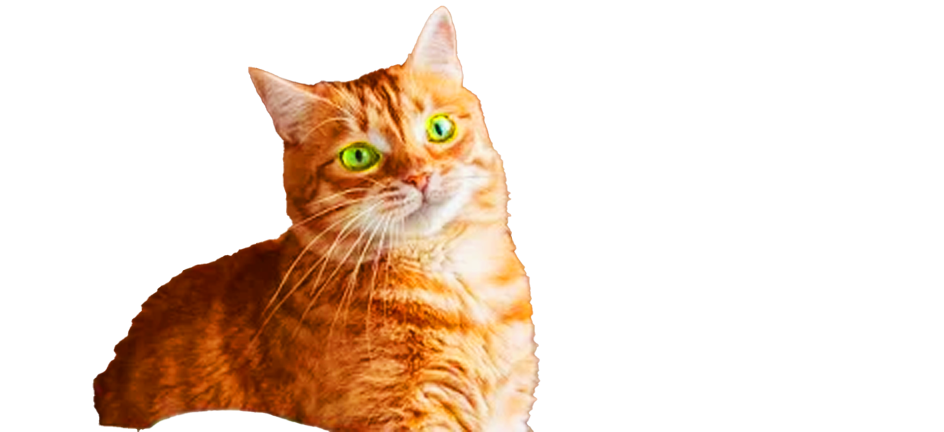
#> input picture projects/cat-pfp/work/hero-graded.png, 1888 x 864 px (shown at 1/2 size)
$ python build_scene.py .
#> lines starting #> are read from the running program, lines starting #| are printed output that depends on the picture; after the words box and inside, x2 and y2 are one past the last pixel; in counts of white or black regions, pixels touching at a corner belong together
"""Builds the vector night scene (SVG) that Illustrator opens, and crops the hero cutout to its bounds.

Usage: python build_scene.py <work_dir>
Outputs: <work_dir>/scene.svg, <work_dir>/hero-crop.png
"""
import math
import random
import sys
from pathlib import Path

from PIL import Image, ImageChops, ImageDraw

W = H = 2000
MOON = (1050, 790, 590)
CYAN = "#5ff5e6"
PALE = "#c9fff6"
HERO_X, HERO_Y, HERO_W = 30, 440, 1572  # cat placement on the 2000 pt artboard
EYES = {"eyeL": (720, 313, 46, 33), "eyeR": (883, 255, 34, 31)}  # cx, cy, rx, ry in cutout px


def crop_hero(work: Path) -> tuple[int, int]:
    im = Image.open(work / "hero-graded.png").convert("RGBA")
#> im is the input picture: PIL image 1888x864 RGBA; mean R, G, B, A 215.9, 183.1, 161.2, 69.3
    box = im.getchannel("A").getbbox()
#> box = (184, 10, 1082, 864)
    out = im.crop(box)
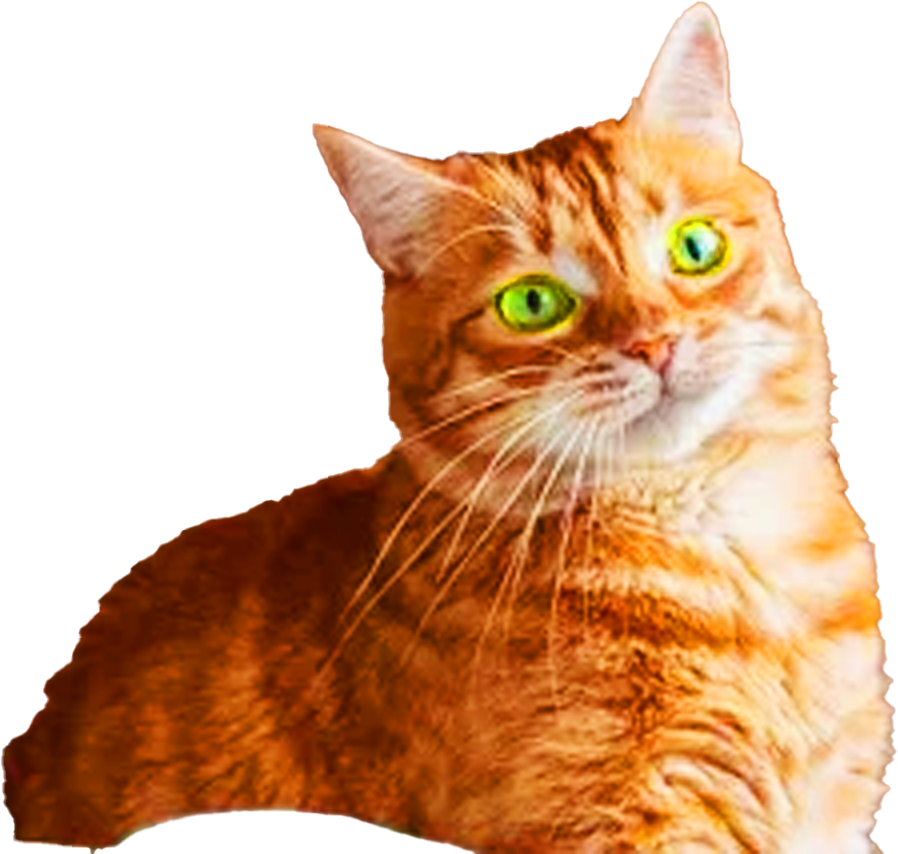
#> out: PIL image 898x854 RGBA; mean R, G, B, A 171.9, 102.1, 55.5, 147.4; transparent parts drawn white
    out.save(work / "hero-crop.png")
    s = HERO_W / out.size[0]
#> s = 1.75
    print(f"cat: x={HERO_X} y={HERO_Y} width={HERO_W}")
    for name, (cx, cy, rx, ry) in EYES.items():
        x0, y0, x1, y1 = cx - rx, cy - ry, cx + rx, cy + ry
        eye = im.crop((x0, y0, x1, y1))
        mask = Image.new("L", (eye.width * 4, eye.height * 4), 0)
        ImageDraw.Draw(mask).ellipse((0, 0, mask.width - 1, mask.height - 1), fill=255)
        eye.putalpha(ImageChops.multiply(eye.getchannel("A"), mask.resize(eye.size, Image.LANCZOS)))
        eye = eye.resize((eye.width * 3, eye.height * 3), Image.LANCZOS)
        eye.save(work / f"{name}.png")
        print(f"{name}: x={HERO_X + (x0 - box[0]) * s:.1f} y={HERO_Y + (y0 - box[1]) * s:.1f} width={(x1 - x0) * s:.1f}")
#> this loop made 2 passes
#| eyeL: x=887.8 y=912.7 width=161.1
#| eyeR: x=1194.1 y=814.6 width=119.0
#> pass 1, in crop_hero, `eye = im.crop((x0, y0, x1, y1))`:
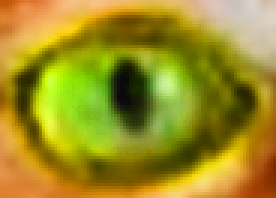
#> eye: PIL image 92x66 RGBA (shown 3 times larger); mean R, G, B, A 157.9, 143.3, 33.8, 255
#> pass 1, in crop_hero, `eye = eye.resize((eye.width * 3, eye.height * 3), Image.LANCZOS)`:
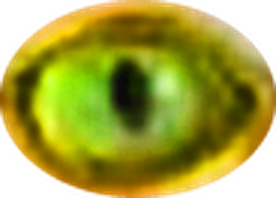
#> eye: PIL image 276x198 RGBA; mean R, G, B, A 124.7, 120.4, 20.5, 200.2; transparent parts drawn white
#> pass 2, in crop_hero, `eye = im.crop((x0, y0, x1, y1))`:
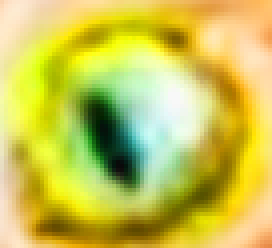
#> eye: PIL image 68x62 RGBA (shown 4 times larger); mean R, G, B, A 202.6, 196.7, 82.1, 255
#> after the loop:
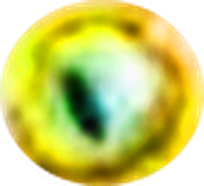
#> eye: PIL image 204x186 RGBA; mean R, G, B, A 165.6, 166.1, 61.5, 200.1; transparent parts drawn white
#> after the loop:
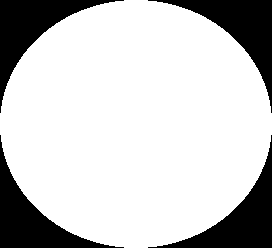
#> mask: PIL image 272x248 L; 78.5% white; 4 black regions, box (x1, y1, x2, y2) and area: (0, 0, 124, 113) 3627, (148, 0, 272, 113) 3627, (0, 135, 124, 248) 3627, (148, 135, 272, 248) 3627
    return out.size


def sparkle(x: float, y: float, s: float) -> str:
    pts = []
    for i in range(8):
        r = s if i % 2 == 0 else s * 0.16
        a = math.pi / 4 * i - math.pi / 2
        pts.append(f"{x + r * math.cos(a):.1f},{y + r * math.sin(a):.1f}")
    return f'<polygon points="{" ".join(pts)}" fill="{PALE}"/>'


def meteor(hx: float, hy: float, length: float, deg: float = -32) -> str:
    a = math.radians(deg)
    tx, ty = hx + length * math.cos(a), hy + length * math.sin(a)
    nx, ny = -math.sin(a) * 6, math.cos(a) * 6
    return (
        f'<polygon points="{hx + nx:.1f},{hy + ny:.1f} {hx - nx:.1f},{hy - ny:.1f} {tx:.1f},{ty:.1f}" '
        f'fill="{CYAN}" opacity="0.85"/><circle cx="{hx}" cy="{hy}" r="8" fill="#ffffff"/>'
    )


def blade(bx: float, by: float, h: float, lean: float, w: float, closed: bool = True) -> str:
    tx, ty = bx + lean, by - h
    cx, cy = bx + lean * 0.15, by - h * 0.6
    d = f"M {bx - w:.1f} {by:.1f} Q {cx - w * 0.4:.1f} {cy:.1f} {tx:.1f} {ty:.1f} Q {cx + w:.1f} {cy:.1f} {bx + w:.1f} {by:.1f}"
    return d + (" Z" if closed else "")


def build(work: Path) -> None:
    rnd = random.Random(20261120)
    mx, my, mr = MOON
    bg, fg, fx = [], [], []

    # ---- sky + stars
    bg.append(f'<rect id="Sky" x="0" y="0" width="{W}" height="{H}" fill="url(#sky)"/>')
    stars = []
    while len(stars) < 90:
        x, y = rnd.uniform(20, W - 20), rnd.uniform(20, 1180)
        if math.hypot(x - mx, y - my) < mr + 40:
            continue
        r = rnd.choice([2, 2.5, 3, 3, 4, 5])
        stars.append(f'<circle cx="{x:.0f}" cy="{y:.0f}" r="{r}" fill="{rnd.choice([PALE, "#ffffff", "#a9c8ff"])}" opacity="{rnd.choice([0.55, 0.75, 0.95])}"/>')
    bg.append('<g id="Stars">' + "".join(stars) + "</g>")
    spark = [(170, 150, 30), (640, 110, 22), (1240, 90, 26), (1900, 640, 24), (120, 930, 20), (330, 620, 16), (1820, 980, 18)]
    bg.append('<g id="Sparkles">' + "".join(sparkle(*s) for s in spark) + "</g>")
    bg.append('<g id="Meteors">' + meteor(1500, 215, 260) + meteor(1705, 330, 210) + meteor(1330, 120, 170) + "</g>")

    # ---- moon
    craters = [(-210, -250, 95), (190, -330, 60), (330, -90, 120), (-330, 60, 70), (60, -130, 45), (-80, 300, 110), (300, 260, 55)]
    moon = [f'<circle id="MoonDisc" cx="{mx}" cy="{my}" r="{mr}" fill="url(#moon)"/>']
    moon += [f'<circle cx="{mx + dx}" cy="{my + dy}" r="{r}" fill="#1f9fb4" opacity="0.16"/>' for dx, dy, r in craters]
    bg.append('<g id="Moon">' + "".join(moon) + "</g>")

    # ---- stylised clouds with glowing top edges
    clouds = [
        ("M -60 330 C 140 240 380 232 560 296 C 700 345 820 328 930 366 C 760 410 560 428 380 404 C 220 384 80 404 -60 440 Z",
         "M -60 330 C 140 240 380 232 560 296 C 700 345 820 328 930 366"),
        ("M 1250 500 C 1440 418 1700 404 2060 462 L 2060 570 C 1800 548 1520 578 1250 500 Z",
         "M 1250 500 C 1440 418 1700 404 2060 462"),
        ("M -60 1010 C 80 960 240 962 400 1004 C 300 1040 120 1052 -60 1076 Z",
         "M -60 1010 C 80 960 240 962 400 1004"),
    ]
    cl = []
    for body, edge in clouds:
        cl.append(f'<path d="{body}" fill="#2b2096" opacity="0.9"/>')
        cl.append(f'<path d="{edge}" fill="none" stroke="{CYAN}" stroke-width="6" stroke-linecap="round" opacity="0.9"/>')
    bg.append('<g id="Clouds">' + "".join(cl) + "</g>")

    # ---- mountains: far range with lit facets, near range with a neon ridge line
    far = "M 0 1380 L 140 1210 L 260 1300 L 420 1120 L 560 1260 L 720 1180 L 900 1330 L 1100 1240 L 1300 1330 L 1480 1160 L 1620 1270 L 1780 1090 L 2000 1280 L 2000 2000 L 0 2000 Z"
    facets = [
        "420,1120 560,1260 480,1330 440,1210", "140,1210 260,1300 190,1350 160,1270",
        "1780,1090 1620,1270 1710,1330 1765,1190", "1480,1160 1300,1330 1400,1360 1462,1250",
        "720,1180 900,1330 800,1350 735,1260",
    ]
    near_pts = "0 1560 L 180 1400 L 330 1500 L 520 1360 L 700 1520 L 900 1450 L 1100 1540 L 1320 1440 L 1500 1500 L 1680 1340 L 1840 1460 L 2000 1380"
    bg.append(
        '<g id="Mountains">'
        f'<path d="{far}" fill="#2c1d7c"/>'
        + "".join(f'<polygon points="{p}" fill="#4a36b4" opacity="0.9"/>' for p in facets)
        + f'<path d="M {near_pts} L 2000 2000 L 0 2000 Z" fill="#170f4a"/>'
        + f'<path d="M {near_pts}" fill="none" stroke="{CYAN}" stroke-width="4" stroke-linejoin="round" opacity="0.6"/>'
        + "</g>"
    )

    # ---- foreground: rocks, ground mound, grass (darkest layer, cyan rim)
    dark, rock = "#06051a", "#0c0a30"
    fg.append(f'<path d="M -20 1720 L 80 1570 L 225 1535 L 335 1640 L 410 1790 L -20 1830 Z" fill="{rock}"/>')
    fg.append('<polygon points="80,1570 225,1535 250,1640 130,1670" fill="#1b1668"/>')
    fg.append(f'<path d="M 80 1570 L 225 1535 L 335 1640" fill="none" stroke="{CYAN}" stroke-width="4" stroke-linejoin="round" opacity="0.75"/>')
    fg.append(f'<path d="M 2020 1650 L 1905 1485 L 1765 1470 L 1665 1600 L 1600 1810 L 2020 1840 Z" fill="{rock}"/>')
    fg.append('<polygon points="1905,1485 1765,1470 1740,1590 1860,1620" fill="#1b1668"/>')
    fg.append(f'<path d="M 1905 1485 L 1765 1470 L 1665 1600" fill="none" stroke="{CYAN}" stroke-width="4" stroke-linejoin="round" opacity="0.75"/>')
    blades, lit = [], []
    for cx0, base, n in [(470, 1800, 9), (640, 1850, 6), (1380, 1860, 6), (1540, 1820, 9), (160, 1700, 5), (1850, 1690, 5)]:
        for _ in range(n):
            args = (cx0 + rnd.uniform(-70, 70), base + 60, rnd.uniform(170, 310), rnd.uniform(-70, 70), rnd.uniform(9, 16))
            blades.append(blade(*args))
            if rnd.random() < 0.4:
                lit.append(blade(*args, closed=False))
    fg.append(f'<path id="Grass" d="{" ".join(blades)}" fill="{dark}"/>')
    fg.append(f'<path id="GrassRim" d="{" ".join(lit)}" fill="none" stroke="{CYAN}" stroke-width="2.5" opacity="0.5"/>')
    top = "M -20 1690 C 120 1650 260 1690 380 1740 C 560 1815 760 1850 1000 1855 C 1250 1860 1450 1835 1620 1770 C 1760 1715 1880 1650 2020 1632"
    fg.append(f'<path id="Ground" d="{top} L 2020 2020 L -20 2020 Z" fill="{dark}"/>')
    fg.append(f'<path id="GroundRim" d="{top}" fill="none" stroke="{CYAN}" stroke-width="4" stroke-linecap="round" opacity="0.55"/>')

    # ---- fireflies (glow added in Photoshop)
    for _ in range(34):
        side = rnd.random()
        x = rnd.uniform(40, 520) if side < 0.4 else rnd.uniform(1480, 1960) if side < 0.8 else rnd.uniform(520, 1480)
        y = rnd.uniform(1180, 1900) if side < 0.8 else rnd.uniform(1700, 1930)
        fx.append(f'<circle cx="{x:.0f}" cy="{y:.0f}" r="{rnd.choice([4, 5, 6, 8, 10])}" fill="{rnd.choice([PALE, CYAN, "#ffffff"])}"/>')

    svg = f'''<?xml version="1.0" encoding="UTF-8"?>
<svg xmlns="http://www.w3.org/2000/svg" width="{W}" height="{H}" viewBox="0 0 {W} {H}">
<defs>
<linearGradient id="sky" x1="0" y1="0" x2="0" y2="1">
<stop offset="0" stop-color="#060520"/><stop offset="0.34" stop-color="#150f4c"/>
<stop offset="0.6" stop-color="#3a1d88"/><stop offset="0.72" stop-color="#5b2ba6"/><stop offset="1" stop-color="#120c38"/>
</linearGradient>
<radialGradient id="moon" cx="0.42" cy="0.38" r="0.7">
<stop offset="0" stop-color="#effffb"/><stop offset="0.45" stop-color="#8df3e6"/><stop offset="1" stop-color="#2fbccb"/>
</radialGradient>
</defs>
<g id="BG">{"".join(bg)}</g>
<g id="FG">{"".join(fg)}</g>
<g id="FX">{"".join(fx)}</g>
</svg>'''
    (work / "scene.svg").write_text(svg, encoding="utf-8")


if __name__ == "__main__":
    work_dir = Path(sys.argv[1])
    print("hero-crop size:", crop_hero(work_dir))
    build(work_dir)
    print("wrote", work_dir / "scene.svg")
